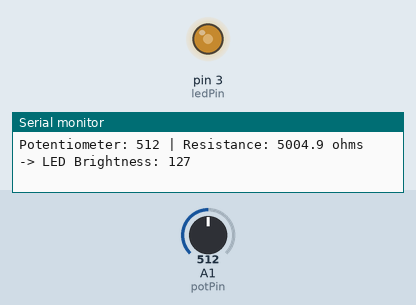
Recording of a sketch running on a simulated Arduino Uno, built with avr-gcc and run on an emulated ATmega328P. On the bench: output pins drawn as LEDs (lit = HIGH), the last lines printed to the serial monitor. Inputs (shaded band) come from the test bench; at power-on: A1 (potPin) = 512.

Above: at 1.2 s.
1.3 s: A1 (potPin) set to 418
At 1.8 s:
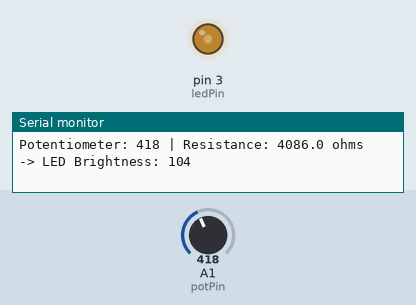
4.3 s: A1 (potPin) set to 395
At 5.1 s:
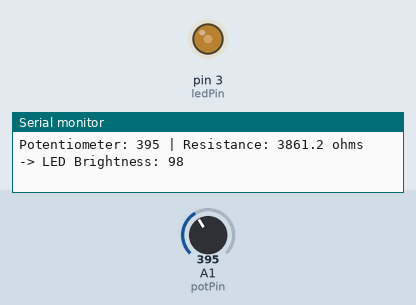
7.3 s: A1 (potPin) set to 1023
At 8.5 s:
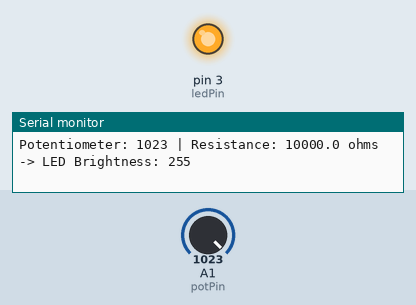
8.8 s: A1 (potPin) set to 1016
At 9.4 s:
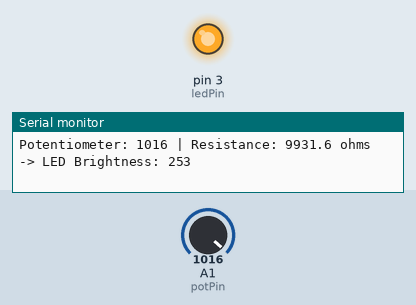
10.3 s: A1 (potPin) set to 716
At 10.8 s:
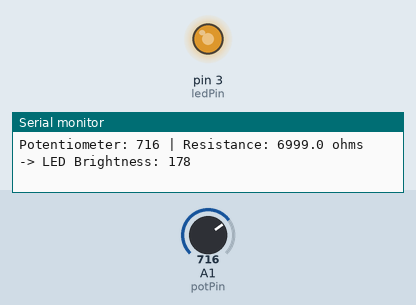
11.8 s: A1 (potPin) set to 0
At 12.8 s:
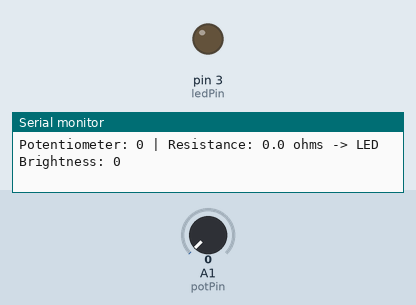
Timing chart, 0 to 14.3 s (numbered marks = the images above; inputs shaded):
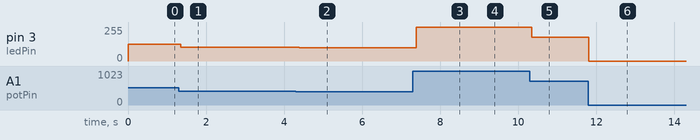

Measured:
- after the input at 1.3 s, pin 3 (ledPin): 127/255 → 104/255 after 0.06 s
- after the input at 4.3 s, pin 3 (ledPin): 104/255 → 98/255 after 0.09 s
- after the input at 7.3 s, pin 3 (ledPin): 98/255 → 255/255 after 0.08 s
- after the input at 8.8 s, pin 3 (ledPin): 255/255 → 253/255 after 0.07 s
- after the input at 10.3 s, pin 3 (ledPin): 253/255 → 178/255 after 0.05 s
- after the input at 11.8 s, pin 3 (ledPin): 178/255 → 0/255 at once

The sketch:

NanoLED1_POT1.ino
```cpp
const int potPin = A1;     // Potentiometer connected to analog pin A1
const int ledPin = 3;      // LED connected to PWM pin D9
int potValue = 0;          // Variable to store the potentiometer reading
int ledBrightness = 0;     // Variable to store calculated brightness (0–255)
float resistance = 0.0;    // Variable to store calculated resistance

const float potMaxResistance = 10000.0;  // 10K ohms

void setup() {
  pinMode(ledPin, OUTPUT);
  Serial.begin(9600);      // Start Serial communication
}

void loop() {
  // Read analog value from potentiometer (0–1023)
  potValue = analogRead(potPin);

  // Map it to PWM range (0–255)
  ledBrightness = map(potValue, 0, 1023, 0, 255);

  // Estimate resistance based on analog value
  resistance = (potValue / 1023.0) * potMaxResistance;

  // Set LED brightness
  analogWrite(ledPin, ledBrightness);

  // Serial output
  Serial.print("Potentiometer: ");
  Serial.print(potValue);
  Serial.print(" | Resistance: ");
  Serial.print(resistance, 1);  // One decimal place
  Serial.print(" ohms");
  Serial.print(" -> LED Brightness: ");
  Serial.println(ledBrightness);

  delay(100); // Small delay for stability
}
```
